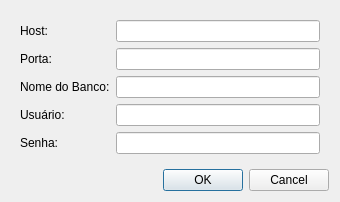
<?xml version="1.0" encoding="UTF-8"?>
<ui version="4.0">
 <class>Dialog</class>
 <widget class="QDialog" name="Dialog">
  <property name="windowModality">
   <enum>Qt::ApplicationModal</enum>
  </property>
  <property name="geometry">
   <rect>
    <x>0</x>
    <y>0</y>
    <width>340</width>
    <height>189</height>
   </rect>
  </property>
  <property name="windowTitle">
   <string>Conexão ao banco de dados</string>
  </property>
  <property name="modal">
   <bool>true</bool>
  </property>
  <layout class="QVBoxLayout" name="verticalLayout">
   <item>
    <widget class="QWidget" name="widget" native="true">
     <layout class="QFormLayout" name="formLayout">
      <property name="fieldGrowthPolicy">
       <enum>QFormLayout::AllNonFixedFieldsGrow</enum>
      </property>
      <item row="0" column="0">
       <widget class="QLabel" name="lb_host">
        <property name="text">
         <string>Host:</string>
        </property>
       </widget>
      </item>
      <item row="0" column="1">
       <widget class="QLineEdit" name="txt_host"/>
      </item>
      <item row="1" column="0">
       <widget class="QLabel" name="lb_port">
        <property name="text">
         <string>Porta:</string>
        </property>
       </widget>
      </item>
      <item row="1" column="1">
       <widget class="QLineEdit" name="txt_port"/>
      </item>
      <item row="2" column="0">
       <widget class="QLabel" name="lb_dbname">
        <property name="text">
         <string>Nome do Banco:</string>
        </property>
       </widget>
      </item>
      <item row="2" column="1">
       <widget class="QLineEdit" name="txt_dbname"/>
      </item>
      <item row="3" column="0">
       <widget class="QLabel" name="lb_user">
        <property name="text">
         <string>Usuário:</string>
        </property>
       </widget>
      </item>
      <item row="3" column="1">
       <widget class="QLineEdit" name="txt_user"/>
      </item>
      <item row="4" column="0">
       <widget class="QLabel" name="lb_password">
        <property name="text">
         <string>Senha:</string>
        </property>
       </widget>
      </item>
      <item row="4" column="1">
       <widget class="QLineEdit" name="txt_password">
        <property name="echoMode">
         <enum>QLineEdit::Password</enum>
        </property>
       </widget>
      </item>
     </layout>
    </widget>
   </item>
   <item>
    <widget class="QDialogButtonBox" name="buttonBox">
     <property name="orientation">
      <enum>Qt::Horizontal</enum>
     </property>
     <property name="standardButtons">
      <set>QDialogButtonBox::Cancel|QDialogButtonBox::Ok</set>
     </property>
    </widget>
   </item>
  </layout>
 </widget>
 <resources/>
 <connections>
  <connection>
   <sender>buttonBox</sender>
   <signal>accepted()</signal>
   <receiver>Dialog</receiver>
   <slot>accept()</slot>
   <hints>
    <hint type="sourcelabel">
     <x>248</x>
     <y>254</y>
    </hint>
    <hint type="destinationlabel">
     <x>157</x>
     <y>274</y>
    </hint>
   </hints>
  </connection>
  <connection>
   <sender>buttonBox</sender>
   <signal>rejected()</signal>
   <receiver>Dialog</receiver>
   <slot>reject()</slot>
   <hints>
    <hint type="sourcelabel">
     <x>316</x>
     <y>260</y>
    </hint>
    <hint type="destinationlabel">
     <x>286</x>
     <y>274</y>
    </hint>
   </hints>
  </connection>
 </connections>
</ui>
